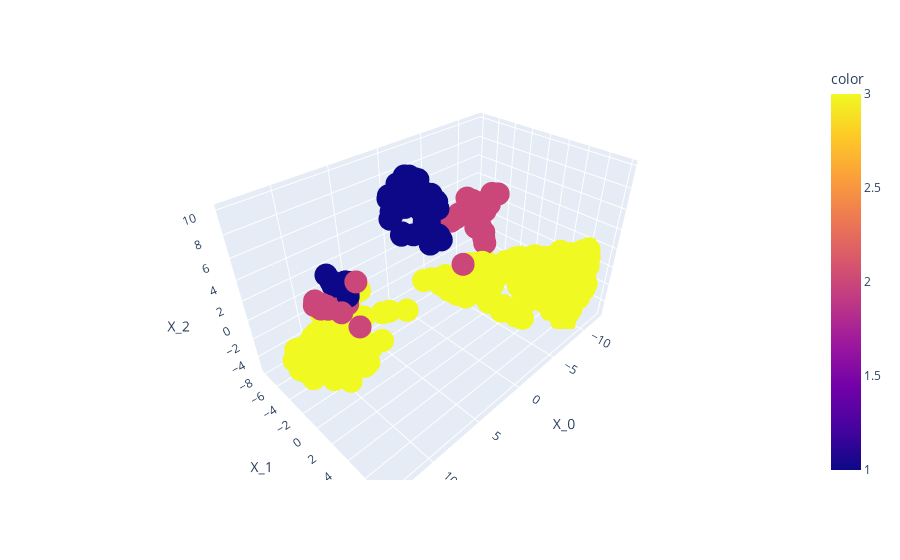

Notebook code cell kept with this figure:
### Code cell
px.scatter_3d(tsne_df,x="X_0",y="X_1",z="X_2", color=df["Region"])

### Figure 1 — Plotly figure (JSON) as saved in the notebook; plotly's stock layout.template omitted (floating-point values rounded to 4 significant figures; data arrays with more than 128 entries replaced by an {"elided": "..."} marker saying what was removed)
{"data": [{"hovertemplate": "X_0=%{x}<br>X_1=%{y}<br>X_2=%{z}<br>color=%{marker.color}<extra></extra>", "legendgroup": "", "marker": {"color": {"elided": "440 int values"}, "coloraxis": "coloraxis", "symbol": "circle"}, "mode": "markers", "name": "", "scene": "scene", "showlegend": false, "type": "scatter3d", "x": {"elided": "440 float values"}, "y": {"elided": "440 float values"}, "z": {"elided": "440 float values"}}], "layout": {"coloraxis": {"colorbar": {"title": {"text": "color"}}, "colorscale": [[0, "#0d0887"], [0.1111, "#46039f"], [0.2222, "#7201a8"], [0.3333, "#9c179e"], [0.4444, "#bd3786"], [0.5556, "#d8576b"], [0.6667, "#ed7953"], [0.7778, "#fb9f3a"], [0.8889, "#fdca26"], [1, "#f0f921"]]}, "legend": {"tracegroupgap": 0}, "margin": {"t": 60}, "scene": {"domain": {"x": [0, 1], "y": [0, 1]}, "xaxis": {"title": {"text": "X_0"}}, "yaxis": {"title": {"text": "X_1"}}, "zaxis": {"title": {"text": "X_2"}}}}}
